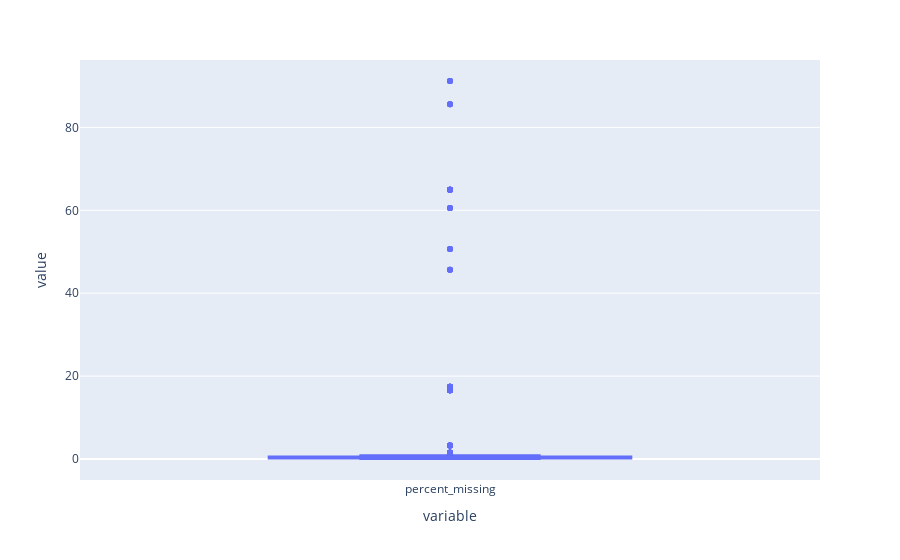

This figure's notebook cell:
### Code cell
px.box(missing_value_df.percent_missing)

### Figure 1 — Plotly figure (JSON) as saved in the notebook; plotly's stock layout.template omitted (floating-point values rounded to 4 significant figures; data arrays with more than 128 entries replaced by an {"elided": "..."} marker saying what was removed)
{"data": [{"alignmentgroup": "True", "hovertemplate": "variable=%{x}<br>value=%{y}<extra></extra>", "legendgroup": "", "marker": {"color": "#636efa"}, "name": "", "notched": false, "offsetgroup": "", "orientation": "v", "showlegend": false, "type": "box", "x": {"elided": "591 str values"}, "x0": " ", "xaxis": "x", "y": {"elided": "591 float values"}, "y0": " ", "yaxis": "y"}], "layout": {"boxmode": "group", "legend": {"tracegroupgap": 0}, "margin": {"t": 60}, "xaxis": {"anchor": "y", "domain": [0, 1], "title": {"text": "variable"}}, "yaxis": {"anchor": "x", "domain": [0, 1], "title": {"text": "value"}}}}
